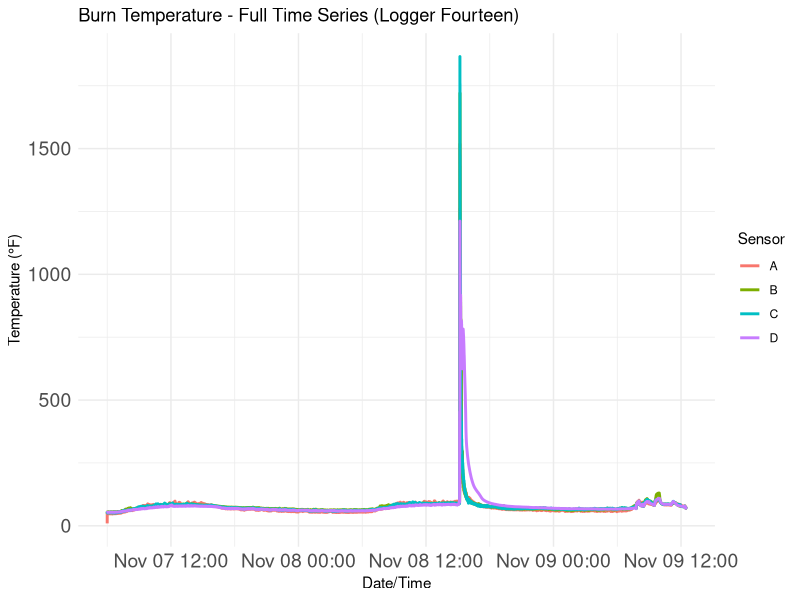
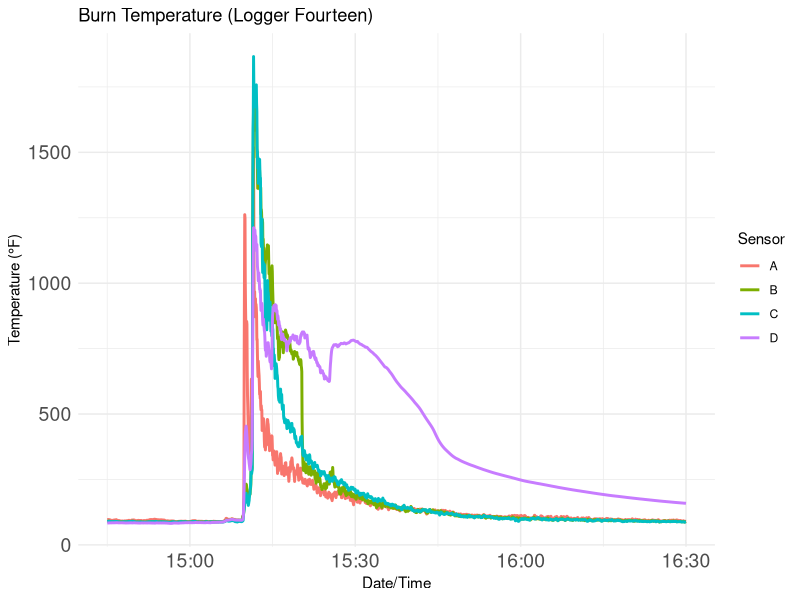
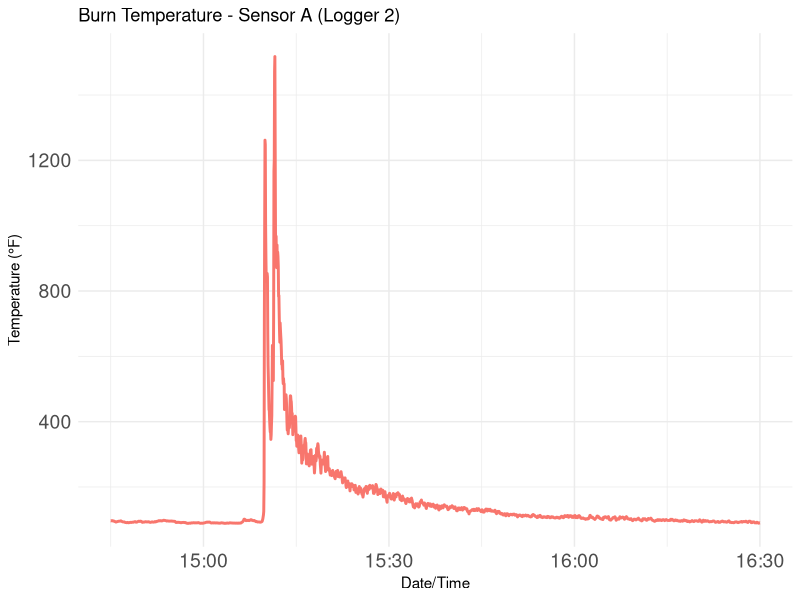
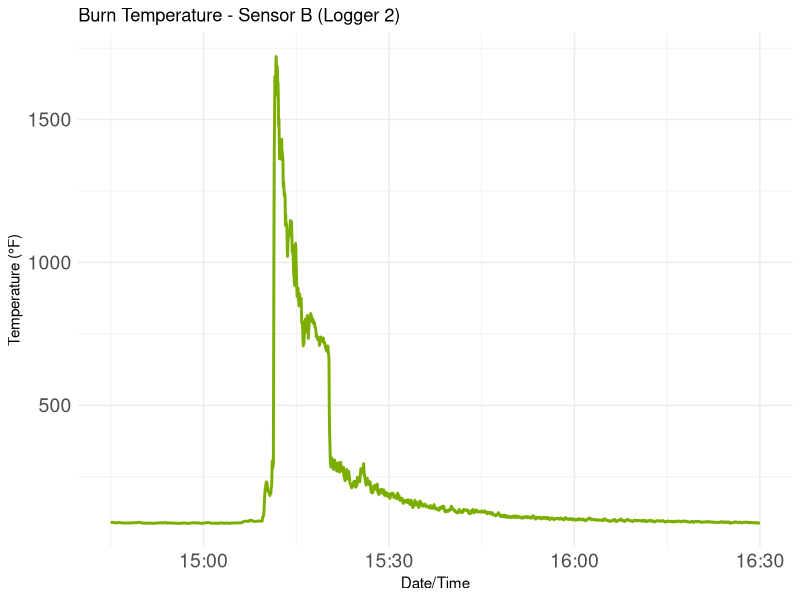
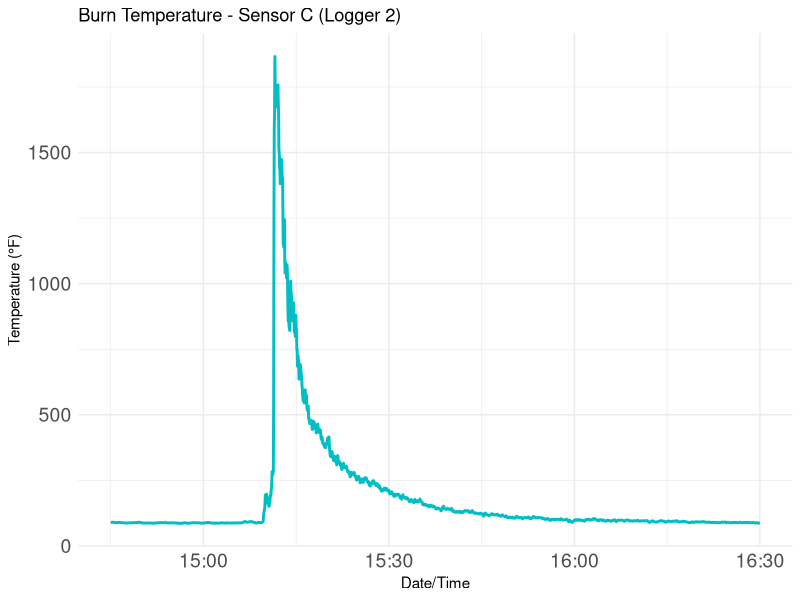
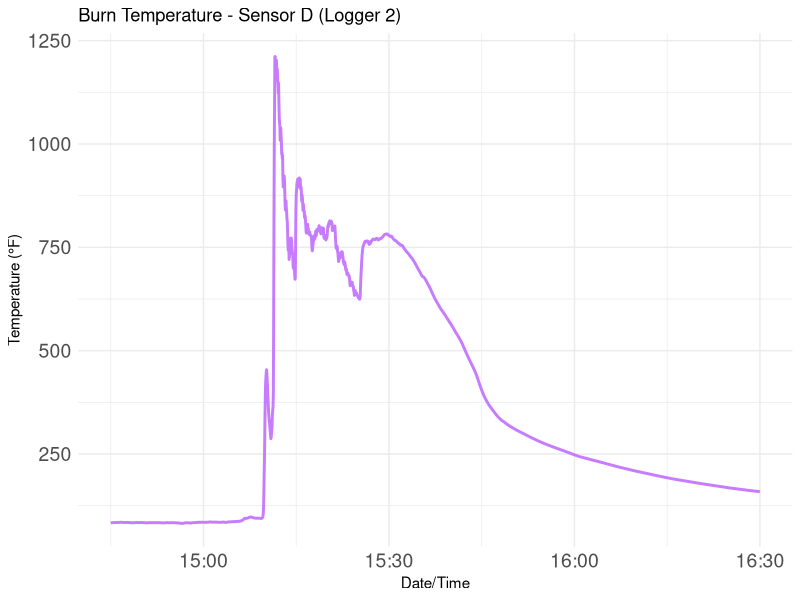
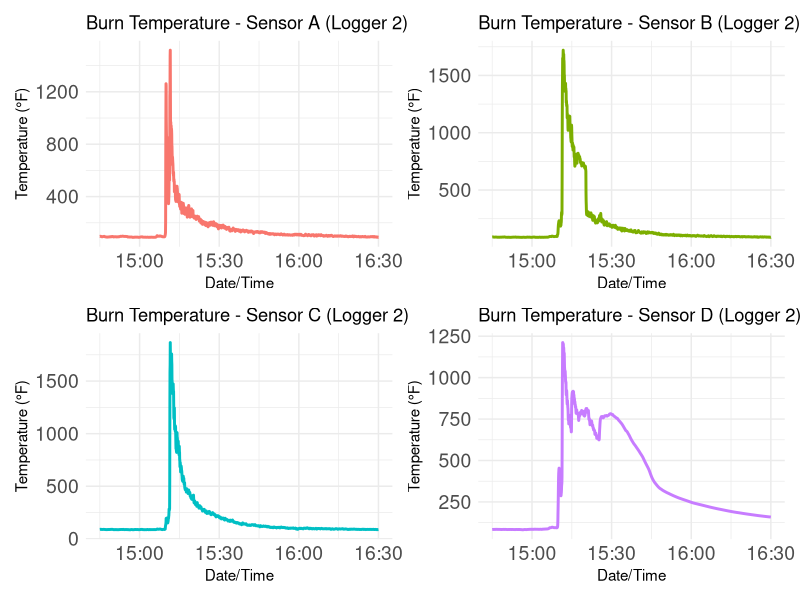
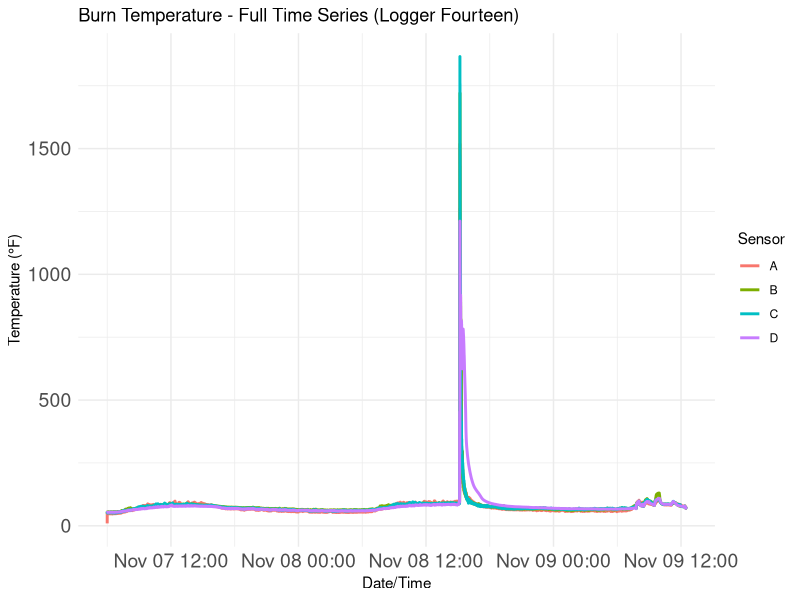

R code for these plots, in order:
# logger 2 data viz
# burn occurred 11/8/25
# thermocouple at BDH was dislogdged during burn


library(lubridate)
library(dplyr)
library(tidyr)
library(ggplot2)

# Read CSV — skip metadata row so row 2 is header
df <- read.csv("logger_two_20251109.csv", skip = 1, header = TRUE, check.names = FALSE)

# Rename first two columns
colnames(df)[1:2] <- c("Index", "DateTime")

# Parse DateTime - USE mdy_hms() because the format includes seconds
df$DateTime <- mdy_hms(df$DateTime)

# Find the four temperature columns
sensor_cols <- c(
  A = grep("LBL: *A", names(df), value = TRUE),
  B = grep("LBL: *B", names(df), value = TRUE),
  C = grep("LBL: *C", names(df), value = TRUE),
  D = grep("LBL: *D", names(df), value = TRUE)
)

# Check all four found
if (any(sensor_cols == "")) {
  stop("One or more sensor columns (A–D) were not found. 
        Check the CSV column names and the LBL pattern.")
}

# Rename the columns to A, B, C, D
for (letter in names(sensor_cols)) {
  names(df)[names(df) == sensor_cols[[letter]]] <- letter
}

#plot for the entire duration of time series

# Pivot A–D to long format (using the unfiltered data)
df_long_full <- df %>%
  pivot_longer(
    cols = c(A, B, C, D),
    names_to = "Sensor",
    values_to = "Temperature"
  )

# Plot all four sensors across the entire dataset
ggplot(df_long_full, aes(x = DateTime, y = Temperature, color = Sensor)) +
  geom_line(size = 1) +
  labs(
    title = "Burn Temperature - Full Time Series (Logger Fourteen)",
    x = "Date/Time",
    y = "Temperature (°F)",
    color = "Sensor"
  ) +
  theme_minimal()+
  theme(
    axis.text.x = element_text(size = 14),
    axis.text.y = element_text(size = 14)
  )
ggsave("full_temp_plots_logger2.png", width = 10, height = 6, dpi = 300)

# Time filter -- set based on looking at where burn starts
start_time <- ymd_hms("2025-11-08 14:45:00")
end_time   <- ymd_hms("2025-11-08 16:30:00")

df_filtered <- df %>% filter(DateTime >= start_time & DateTime <= end_time)

# Pivot A–D to long format
df_long <- df_filtered %>%
  pivot_longer(
    cols = c(A, B, C, D),
    names_to = "Sensor",
    values_to = "Temperature"
  )

# Plot all four sensors -- during just the time of burn
ggplot(df_long, aes(x = DateTime, y = Temperature, color = Sensor)) +
  geom_line(size = 1) +
  labs(
    title = "Burn Temperature (Logger Fourteen)",
    x = "Date/Time",
    y = "Temperature (°F)",
    color = "Sensor"
  ) +
  theme_minimal()+
  theme(
    axis.text.x = element_text(size = 14),
    axis.text.y = element_text(size = 14)
  )

ggsave("temperature_plot_logger2.png", width = 10, height = 6, dpi = 300)
ggsave("temperature_plot_logger2.pdf", width = 10, height = 6)

#### separating plots

# Define the color scheme to match the combined plot
sensor_colors <- scales::hue_pal()(4)
names(sensor_colors) <- c("A", "B", "C", "D")

# Create individual plots for each sensor
plot_A <- df_long %>%
  filter(Sensor == "A") %>%
  ggplot(aes(x = DateTime, y = Temperature)) +
  geom_line(size = 1, color = sensor_colors["A"]) +
  labs(
    title = "Burn Temperature - Sensor A (Logger 2)",
    x = "Date/Time",
    y = "Temperature (°F)"
  ) +
  theme_minimal()+
  theme(
    axis.text.x = element_text(size = 14),
    axis.text.y = element_text(size = 14)
  )

plot_B <- df_long %>%
  filter(Sensor == "B") %>%
  ggplot(aes(x = DateTime, y = Temperature)) +
  geom_line(size = 1, color = sensor_colors["B"]) +
  labs(
    title = "Burn Temperature - Sensor B (Logger 2)",
    x = "Date/Time",
    y = "Temperature (°F)"
  ) +
  theme_minimal()+
  theme(
    axis.text.x = element_text(size = 14),
    axis.text.y = element_text(size = 14)
  )

plot_C <- df_long %>%
  filter(Sensor == "C") %>%
  ggplot(aes(x = DateTime, y = Temperature)) +
  geom_line(size = 1, color = sensor_colors["C"]) +
  labs(
    title = "Burn Temperature - Sensor C (Logger 2)",
    x = "Date/Time",
    y = "Temperature (°F)"
  ) +
  theme_minimal()+
  theme(
    axis.text.x = element_text(size = 14),
    axis.text.y = element_text(size = 14)
  )

plot_D <- df_long %>%
  filter(Sensor == "D") %>%
  ggplot(aes(x = DateTime, y = Temperature)) +
  geom_line(size = 1, color = sensor_colors["D"]) +
  labs(
    title = "Burn Temperature - Sensor D (Logger 2)",
    x = "Date/Time",
    y = "Temperature (°F)"
  ) +
  theme_minimal()+
  theme(
    axis.text.x = element_text(size = 14),
    axis.text.y = element_text(size = 14)
  )

# Display all plots (they will appear one after another)
print(plot_A)
print(plot_B)
print(plot_C)
print(plot_D)

# Use patchwork to stitch plots together
library(patchwork)
(plot_A | plot_B) / (plot_C | plot_D)
ggsave("separate_temp_plots_logger2.png", width = 10, height = 6, dpi = 300)
